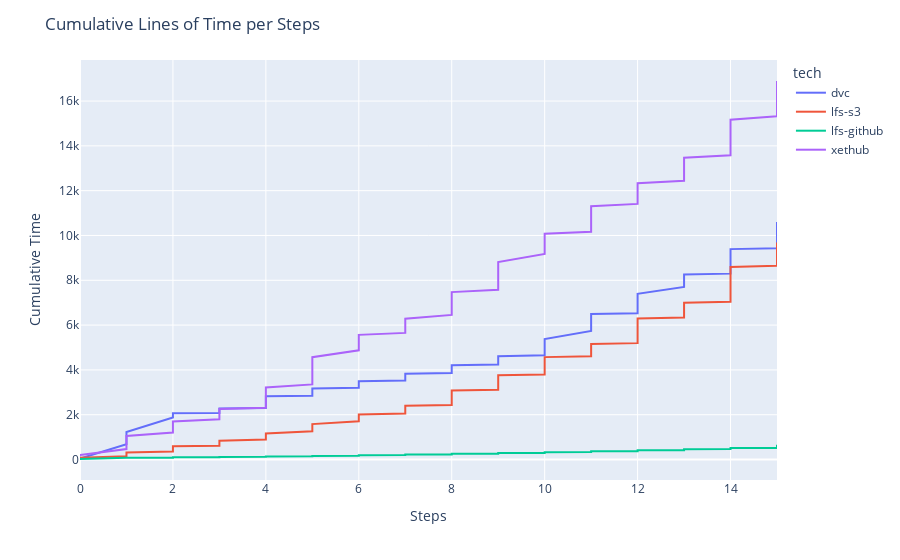

Source (notebook cell):
### Code cell
grouped = df.groupby('tech')['time'].cumsum()

# Add the cumulative sum as a new column to the DataFrame
df['cumulative_time'] = grouped

# Create a Plotly line chart with the cumulative sum of time per tech
fig = px.line(df, x='step', y='cumulative_time', color='tech')

# Customize the plot as needed
fig.update_layout(title='Cumulative Lines of Time per Steps',
                  xaxis_title='Steps',
                  yaxis_title='Cumulative Time')

# Show the plot
fig.show()

### Figure 1 — Plotly figure (JSON) as saved in the notebook; plotly's stock layout.template omitted (floating-point values rounded to 4 significant figures)
{"data": [{"hovertemplate": "tech=dvc<br>step=%{x}<br>cumulative_time=%{y}<extra></extra>", "legendgroup": "dvc", "line": {"color": "#636efa", "dash": "solid"}, "marker": {"symbol": "circle"}, "mode": "lines", "name": "dvc", "orientation": "v", "showlegend": true, "type": "scatter", "x": [0, 0, 1, 1, 2, 2, 3, 3, 4, 4, 5, 5, 6, 6, 7, 7, 8, 8, 9, 9, 10, 10, 11, 11, 12, 12, 13, 13, 14, 14, 15, 15], "xaxis": "x", "y": [38.52, 44.17, 682.7, 1232.0, 1873.0, 2062.0, 2076.0, 2279.0, 2296.0, 2826.0, 2844.0, 3166.0, 3200.0, 3492.0, 3528.0, 3827.0, 3865.0, 4204.0, 4244.0, 4615.0, 4654.0, 5376.0, 5735.0, 6491.0, 6532.0, 7395.0, 7703.0, 8255.0, 8297.0, 9391.0, 9434.0, 10600.0], "yaxis": "y"}, {"hovertemplate": "tech=lfs-s3<br>step=%{x}<br>cumulative_time=%{y}<extra></extra>", "legendgroup": "lfs-s3", "line": {"color": "#EF553B", "dash": "solid"}, "marker": {"symbol": "circle"}, "mode": "lines", "name": "lfs-s3", "orientation": "v", "showlegend": true, "type": "scatter", "x": [0, 0, 1, 1, 2, 2, 3, 3, 4, 4, 5, 5, 6, 6, 7, 7, 8, 8, 9, 9, 10, 10, 11, 11, 12, 12, 13, 13, 14, 14, 15, 15], "xaxis": "x", "y": [84.83, 89.83, 144.4, 311.6, 354.8, 590.4, 614.0, 835.7, 896.5, 1163.0, 1257.0, 1582.0, 1704.0, 2014.0, 2050.0, 2399.0, 2437.0, 3077.0, 3118.0, 3762.0, 3799.0, 4571.0, 4606.0, 5153.0, 5195.0, 6292.0, 6335.0, 6997.0, 7039.0, 8594.0, 8649.0, 9687.0], "yaxis": "y"}, {"hovertemplate": "tech=lfs-github<br>step=%{x}<br>cumulative_time=%{y}<extra></extra>", "legendgroup": "lfs-github", "line": {"color": "#00cc96", "dash": "solid"}, "marker": {"symbol": "circle"}, "mode": "lines", "name": "lfs-github", "orientation": "v", "showlegend": true, "type": "scatter", "x": [0, 0, 1, 1, 2, 2, 3, 3, 4, 4, 5, 5, 6, 6, 7, 7, 8, 8, 9, 9, 10, 10, 11, 11, 12, 12, 13, 13, 14, 14, 15, 15], "xaxis": "x", "y": [23.49, 28.75, 66.66, 78.98, 82.93, 98.54, 101.2, 118.2, 121.2, 139.3, 142.4, 162.6, 166.2, 193.7, 197.4, 222.5, 226.4, 254.3, 258.3, 289.4, 293.3, 328.4, 332.2, 368.9, 373.1, 413.2, 417.4, 460.8, 465.4, 513.2, 518.0, 660.5], "yaxis": "y"}, {"hovertemplate": "tech=xethub<br>step=%{x}<br>cumulative_time=%{y}<extra></extra>", "legendgroup": "xethub", "line": {"color": "#ab63fa", "dash": "solid"}, "marker": {"symbol": "circle"}, "mode": "lines", "name": "xethub", "orientation": "v", "showlegend": true, "type": "scatter", "x": [0, 0, 1, 1, 2, 2, 3, 3, 4, 4, 5, 5, 6, 6, 7, 7, 8, 8, 9, 9, 10, 10, 11, 11, 12, 12, 13, 13, 14, 14, 15, 15], "xaxis": "x", "y": [138.5, 199.0, 465.6, 1052.0, 1204.0, 1702.0, 1799.0, 2252.0, 2309.0, 3214.0, 3353.0, 4567.0, 4875.0, 5565.0, 5652.0, 6286.0, 6454.0, 7472.0, 7574.0, 8816.0, 9174.0, 10080.0, 10170.0, 11300.0, 11410.0, 12330.0, 12440.0, 13470.0, 13580.0, 15170.0, 15330.0, 16890.0], "yaxis": "y"}], "layout": {"autosize": true, "legend": {"title": {"text": "tech"}, "tracegroupgap": 0}, "margin": {"t": 60}, "title": {"text": "Cumulative Lines of Time per Steps"}, "xaxis": {"anchor": "y", "autorange": true, "domain": [0, 1], "range": [0, 15], "title": {"text": "Steps"}, "type": "linear"}, "yaxis": {"anchor": "x", "autorange": true, "domain": [0, 1], "range": [-913.8, 17830.0], "title": {"text": "Cumulative Time"}, "type": "linear"}}}
